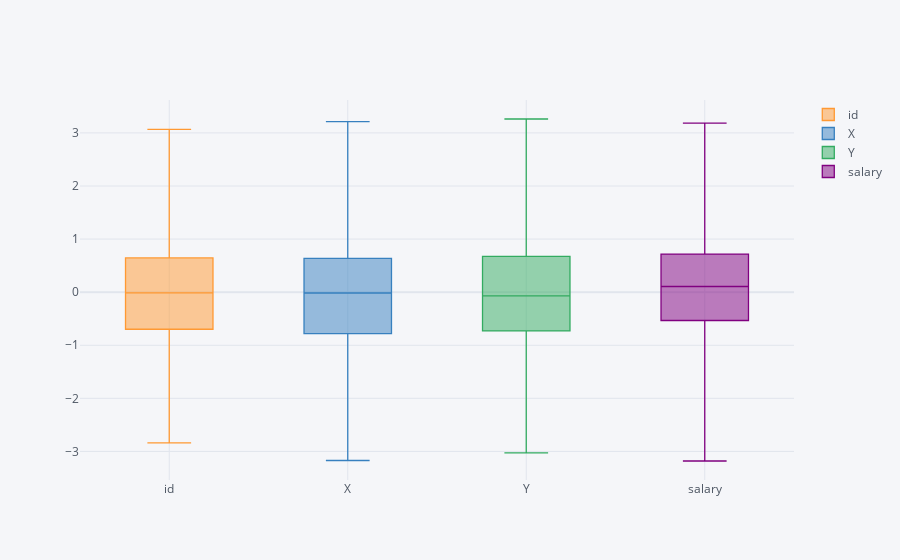

Source (notebook cell):
### Code cell
df.iplot(kind='box')

### Figure 1 — Plotly figure (JSON) as saved in the notebook; plotly's stock layout.template omitted (floating-point values rounded to 4 significant figures; data arrays with more than 128 entries replaced by an {"elided": "..."} marker saying what was removed)
{"data": [{"boxpoints": false, "line": {"width": 1.3}, "marker": {"color": "rgba(255, 153, 51, 1.0)"}, "name": "id", "orientation": "v", "type": "box", "y": {"elided": "1000 float values"}}, {"boxpoints": false, "line": {"width": 1.3}, "marker": {"color": "rgba(55, 128, 191, 1.0)"}, "name": "X", "orientation": "v", "type": "box", "y": {"elided": "1000 float values"}}, {"boxpoints": false, "line": {"width": 1.3}, "marker": {"color": "rgba(50, 171, 96, 1.0)"}, "name": "Y", "orientation": "v", "type": "box", "y": {"elided": "1000 float values"}}, {"boxpoints": false, "line": {"width": 1.3}, "marker": {"color": "rgba(128, 0, 128, 1.0)"}, "name": "salary", "orientation": "v", "type": "box", "y": {"elided": "1000 float values"}}], "layout": {"legend": {"bgcolor": "#F5F6F9", "font": {"color": "#4D5663"}}, "paper_bgcolor": "#F5F6F9", "plot_bgcolor": "#F5F6F9", "title": {"font": {"color": "#4D5663"}}, "xaxis": {"gridcolor": "#E1E5ED", "showgrid": true, "tickfont": {"color": "#4D5663"}, "title": {"font": {"color": "#4D5663"}, "text": ""}, "zerolinecolor": "#E1E5ED"}, "yaxis": {"gridcolor": "#E1E5ED", "showgrid": true, "tickfont": {"color": "#4D5663"}, "title": {"font": {"color": "#4D5663"}, "text": ""}, "zerolinecolor": "#E1E5ED"}}}
